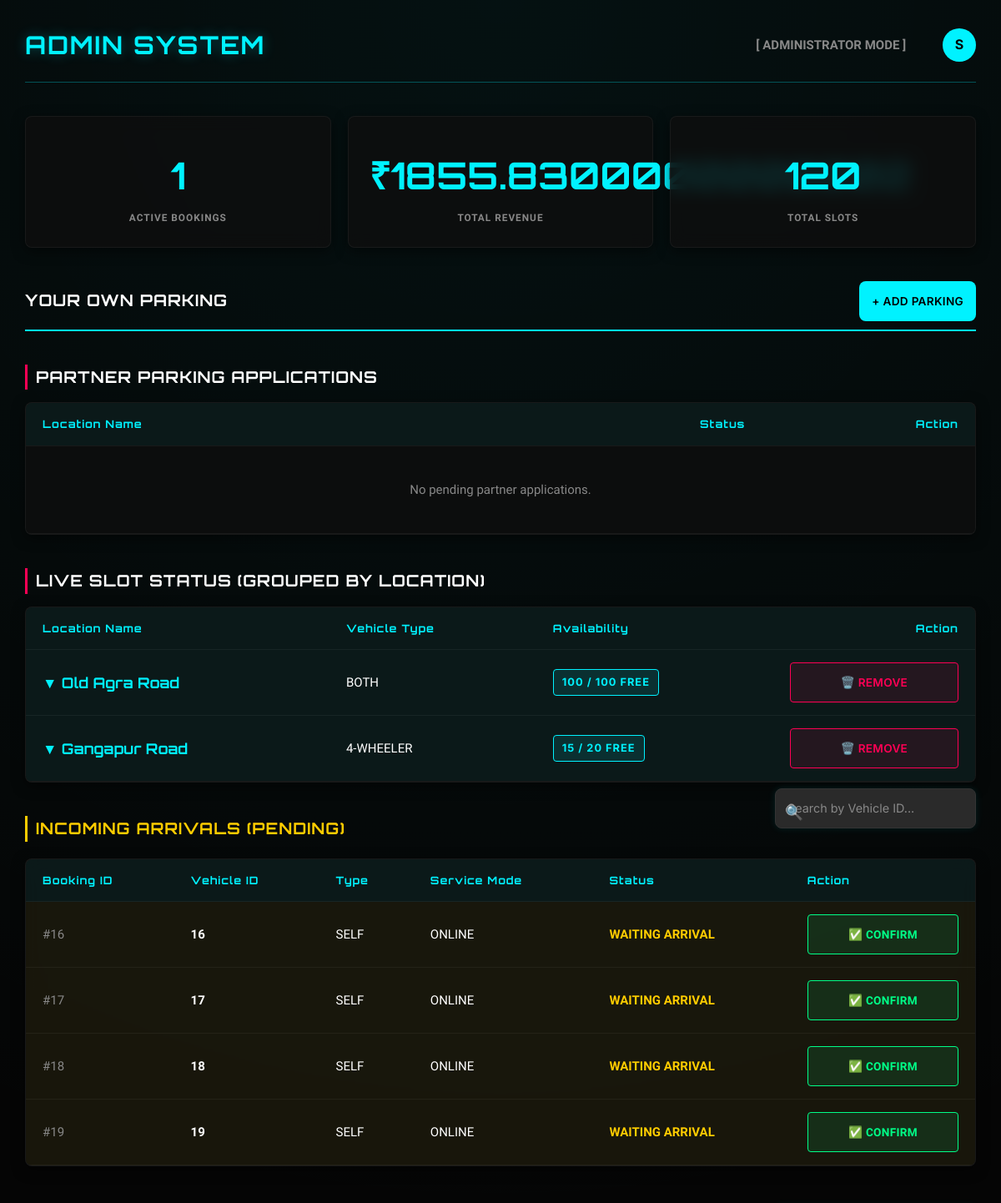
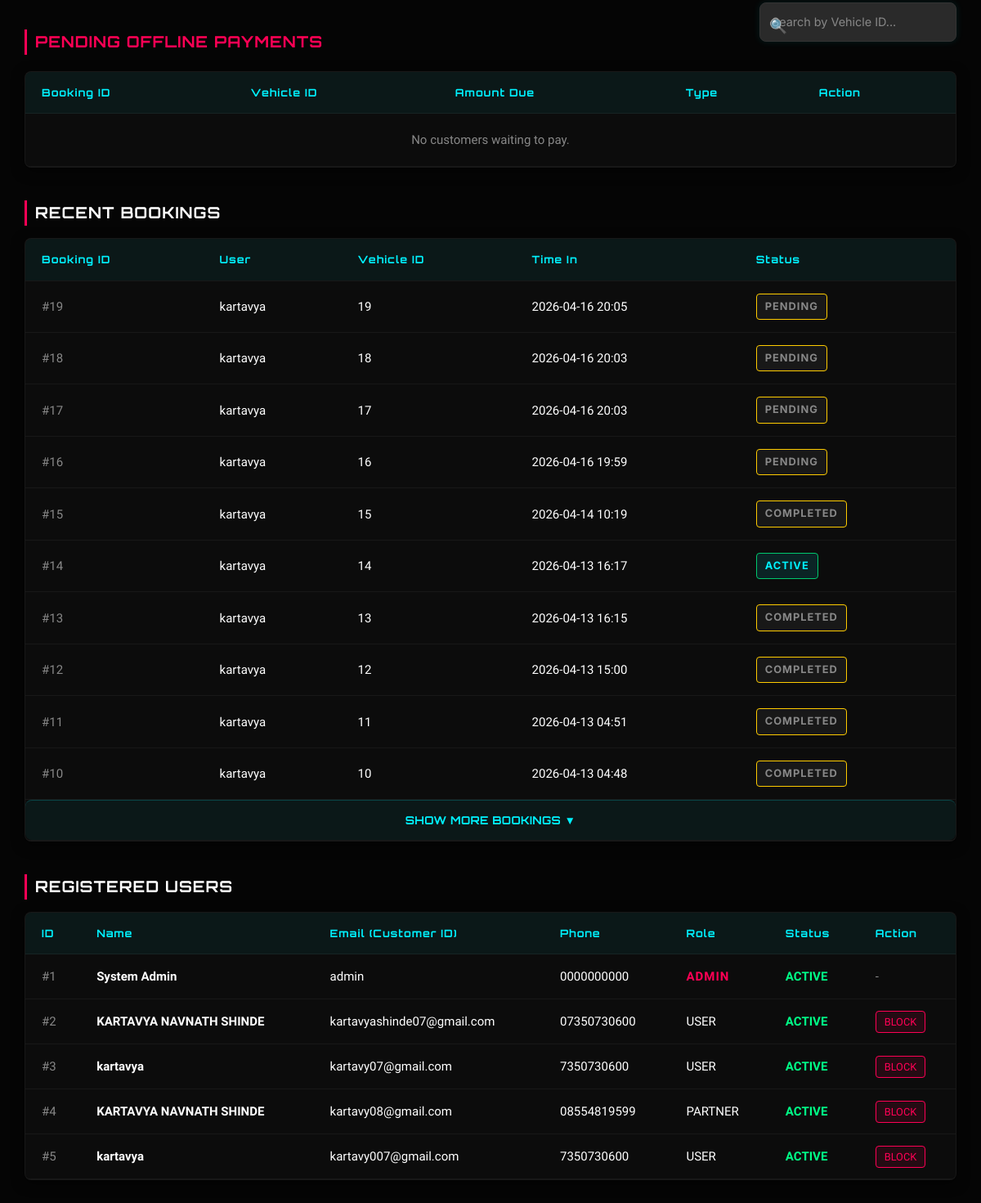
The page /admin (signed in) on the database its author committed (2 pictures, top to bottom).
### app.py (models this page shows)
class ParkingSlot(db.Model):
    id = db.Column(db.Integer, primary_key=True)  # type: ignore
    slot_number = db.Column(db.String(100)) # e.g., location name or slot number
    type = db.Column(db.String(20))  # type: ignore
    is_occupied = db.Column(db.Boolean, default=False)
    lat = db.Column(db.Float, nullable=True)
    lng = db.Column(db.Float, nullable=True)
    is_active = db.Column(db.Boolean, default=True) # Soft delete flag
    partner_id = db.Column(db.Integer, nullable=True) # Link to partner who owns it

class Booking(db.Model):
    id = db.Column(db.Integer, primary_key=True)  # type: ignore
    user_id = db.Column(db.Integer)
    slot_id = db.Column(db.Integer)
    vehicle_id = db.Column(db.Integer)
    service_type = db.Column(db.String(20), default='self')
    payment_mode = db.Column(db.String(20), default='online')
    start_time = db.Column(db.DateTime, default=datetime.utcnow)
    end_time = db.Column(db.DateTime)
    status = db.Column(db.String(20), default='active')
    total_price = db.Column(db.Float, default=0)
    razorpay_order_id = db.Column(db.String(100), nullable=True)
    razorpay_payment_id = db.Column(db.String(100), nullable=True)
    razorpay_signature = db.Column(db.String(200), nullable=True)
    offline_request_time = db.Column(db.DateTime, nullable=True)

class User(db.Model):
    id = db.Column(db.Integer, primary_key=True)  # type: ignore
    name = db.Column(db.String(100))
    email = db.Column(db.String(100), unique=True)
    phone = db.Column(db.String(20))
    password_hash = db.Column(db.String(200))
    role = db.Column(db.String(20), default='user')
    is_active = db.Column(db.Boolean, default=True)

### app.py (the view)
@app.route('/admin')
def admin():
    if session.get('role') != 'admin':
        return redirect('/dashboard')
    slots = ParkingSlot.query.filter_by(is_active=True).all()
    users = User.query.all()
    bookings = Booking.query.all()
    applications = ParkingApplication.query.filter_by(status='pending').order_by(ParkingApplication.id.desc()).all()
    active = Booking.query.filter_by(status='active').count()
    revenue = sum(b.total_price for b in bookings)
    grouped_slots = {}
    for slot in slots:
        key = (slot.slot_number, slot.lat, slot.lng)
        if key not in grouped_slots:
            partner_name = "Admin (System)"
            if slot.partner_id:
                p_user = next((u for u in users if u.id == slot.partner_id), None)
                partner_name = p_user.name if p_user else f"Partner #{slot.partner_id}"
            short_name = slot.slot_number.split(',')[0] if slot.slot_number else "Unnamed Location"
            grouped_slots[key] = {
                'location_name': short_name,
                'full_address': slot.slot_number,
                'lat': slot.lat,
                'lng': slot.lng,
                'type': slot.type,
                'partner': partner_name,
                'total': 0,
                'available': 0,
                'slots': []
            }
        grouped_slots[key]['total'] += 1
        if not slot.is_occupied:
            grouped_slots[key]['available'] += 1
        grouped_slots[key]['slots'].append(slot)
    return render_template('admin_dashboard.html',
                           slots=slots,
                           grouped_slots=grouped_slots.values(),
                           users=users,
                           bookings=bookings,
                           applications=applications,
                           active=active,
                           revenue=revenue)

### templates/admin_dashboard.html (shortened to what this page needs)
<!DOCTYPE html>
<html lang="en">
<head>
    <link rel="stylesheet" href="{{ url_for('static', filename='css/style.css') }}">
    <link rel="stylesheet" href="https://unpkg.com/leaflet@1.9.4/dist/leaflet.css" />
</head>
<body>
    <header>
        <h1>ADMIN SYSTEM</h1>
        <div>
            <span style="margin-right: 20px; color: var(--text-muted); font-weight: bold;">[ ADMINISTRATOR MODE ]</span>
            <div class="profile-dropdown" style="margin-left: 20px;">
                <div class="profile-circle" onclick="toggleDropdown()">
                    {{ session.get('name', 'Admin')[0] | upper }}
                </div>
            </div>
        </div>
    </header>
    <div class="stats-grid">
        <div class="stat-card">
            <div class="stat-value">{{ active }}</div>
            <div class="stat-label">Active Bookings</div>
        </div>
        <div class="stat-card">
            <div class="stat-value">₹{{ revenue }}</div>
            <div class="stat-label">Total Revenue</div>
        </div>
        <div class="stat-card">
            <div class="stat-value">{{ slots|length }}</div>
            <div class="stat-label">Total Slots</div>
        </div>
    </div>
    <div style="display: flex; justify-content: space-between; align-items: center; border-bottom: 2px solid var(--primary); padding-bottom: 10px; margin-bottom: 20px;">
        <h2 style="border: none; margin: 0; padding: 0;">YOUR OWN PARKING</h2>
        <button class="btn-primary" style="width: auto; margin-top: 0; padding: 8px 15px;" onclick="openParkingModal()">+ ADD PARKING</button>
    </div>
    <h2>PARTNER PARKING APPLICATIONS</h2>
    <div class="table-container" style="margin-bottom: 40px; overflow-x: hidden;">
        <table style="white-space: normal;">
            <thead>
                <tr>
                    <th>Location Name</th>
                    <th style="width: 150px;">Status</th>
                    <th style="text-align: right; width: 200px;">Action</th>
                </tr>
            </thead>
            {% if not applications %}
            <tbody>
                <tr><td colspan="3" style="text-align: center; color: var(--text-muted); padding: 40px;">No pending partner applications.</td></tr>
            </tbody>
            {% endif %}
        </table>
    </div>
    <h2>LIVE SLOT STATUS (GROUPED BY LOCATION)</h2>
    <div class="table-container" style="overflow-x: hidden;">
        <table style="white-space: normal;">
            <thead>
                <tr>
                    <th>Location Name</th>
                    <th>Vehicle Type</th>
                    <th>Availability</th>
                    <th style="text-align: right;">Action</th>
                </tr>
            </thead>
            {% for group in grouped_slots %}
            <tbody>
                <tr class="group-row" style="cursor: pointer; background: rgba(0, 242, 255, 0.05); transition: background 0.3s;" onmouseover="this.style.background='rgba(0, 242, 255, 0.1)'" onmouseout="this.style.background='rgba(0, 242, 255, 0.05)'" data-group-id="{{ loop.index }}" data-lat="{{ group.lat or '' }}" data-lng="{{ group.lng or '' }}" onclick="toggleSlotRow(this)">
                    <td style="font-family: 'Orbitron', sans-serif; font-weight: bold; font-size: 1.1rem; color: var(--primary);">
                        ▼ {{ group.location_name }}
                    </td>
                    <td>{{ group.type | upper }}</td>
                    <td>
                        <span class="badge {{ 'badge-free' if group.available > 0 else 'badge-occupied' }}">{{ group.available }} / {{ group.total }} FREE</span>
                    </td>
                    <td style="text-align: right;" onclick="event.stopPropagation();">
                        <form action="/admin/delete_location" method="post" style="display:inline;" onsubmit="return confirm('WARNING: Are you sure you want to permanently delete this parking location? Active bookings will remain valid but the location will disappear for new bookers.');">
                            <button type="submit" style="background: rgba(255,0,85,0.1); border: 1px solid var(--accent); color: var(--accent); padding: 5px 10px; border-radius: 4px; cursor: pointer;">🗑️ REMOVE</button>
                        </form>
                    </td>
                </tr>
            </tbody>
            {% endfor %}
        </table>
    </div>
    <div style="display: flex; justify-content: space-between; align-items: center; margin-bottom: 20px; align-items: flex-end;">
        <h2 style="color: #ffcc00; border-left-color: #ffcc00; margin-bottom: 0;">INCOMING ARRIVALS (PENDING)</h2>
        <div class="search-wrapper">
            <span class="search-icon">🔍</span>
            <input type="text" id="search-admin-arrivals" class="cyber-search" onkeyup="filterTable('search-admin-arrivals', 'table-admin-arrivals')" placeholder="Search by Vehicle ID...">
        </div>
    </div>
    <div class="table-container" style="margin-bottom: 40px;">
        <table id="table-admin-arrivals">
            <thead>
                <tr>
                    <th>Booking ID</th>
                    <th>Vehicle ID</th>
                    <th>Type</th>
                    <th>Service Mode</th>
                    <th>Status</th>
                    <th>Action</th>
                </tr>
            </thead>
            <tbody>
                {% for booking in bookings %}
                    {% if booking.status == 'pending' %}
                    <tr style="background: rgba(255, 204, 0, 0.05);">
                        <td style="color: var(--text-muted);">#{{ booking.id }}</td>
                        <td style="font-weight: bold;">{{ booking.vehicle_id }}</td>
                        <td>{{ booking.service_type | upper }}</td>
                        <td>{{ (booking.payment_mode or 'N/A') | upper }}</td>
                        <td style="color: #ffcc00; font-weight: bold;">WAITING ARRIVAL</td>
                        <td>
                            <button onclick="confirmArrival('{{ booking.id }}')" style="background: rgba(0, 255, 136, 0.1); border: 1px solid #00ff88; color: #00ff88; padding: 5px 15px; border-radius: 4px; cursor: pointer; font-weight: bold; font-family: 'Rajdhani'; transition: 0.3s;" onmouseover="this.style.background='#00ff88'; this.style.color='#000';" onmouseout="this.style.background='rgba(0, 255, 136, 0.1)'; this.style.color='#00ff88';">✅ CONFIRM</button>
                        </td>
                    </tr>
                    {% endif %}
                {% endfor %}
            </tbody>
        </table>
    </div>
    <div style="display: flex; justify-content: space-between; align-items: center; margin-bottom: 20px; align-items: flex-end;">
        <h2 style="color: #ff0055; border-left-color: #ff0055; margin-bottom: 0;">PENDING OFFLINE PAYMENTS</h2>
        <div class="search-wrapper">
            <span class="search-icon">🔍</span>
            <input type="text" id="search-admin-payments" class="cyber-search" onkeyup="filterTable('search-admin-payments', 'table-admin-payments')" placeholder="Search by Vehicle ID...">
        </div>
    </div>
    <div class="table-container" style="margin-bottom: 40px;">
        <table id="table-admin-payments">
            <thead>
                <tr>
                    <th>Booking ID</th>
                    <th>Vehicle ID</th>
                    <th>Amount Due</th>
                    <th>Type</th>
                    <th>Action</th>
                </tr>
            </thead>
            <tbody>
                {% set ns_offline = namespace(has_offline=false) %}
                {% if not ns_offline.has_offline %}
                <tr><td colspan="5" style="text-align: center; color: var(--text-muted); padding: 20px;">No customers waiting to pay.</td></tr>
                {% endif %}
            </tbody>
        </table>
    </div>
    <h2>RECENT BOOKINGS</h2>
    <div class="table-container">
        <table>
            <thead>
                <tr>
                    <th>Booking ID</th>
                    <th>User</th>
                    <th>Vehicle ID</th>
                    <th>Time In</th>
                    <th>Status</th>
                </tr>
            </thead>
            <tbody id="bookings-tbody">
                {% for booking in bookings|reverse %}
                {% set b_user = users | selectattr("id", "equalto", booking.user_id) | list | first %}
                <tr class="booking-row" {% if loop.index > 10 %}style="display: none;"{% endif %}>
                    <td style="color: var(--text-muted);">#{{ booking.id }}</td>
                    <td>{{ b_user.name if b_user else 'System / Deleted User' }}</td>
                    <td>{{ booking.vehicle_id }}</td>
                    <td>{{ booking.start_time.strftime('%Y-%m-%d %H:%M') if booking.start_time else 'N/A' }}</td>
                    <td>
                        <span class="badge {{ 'badge-active' if booking.status == 'active' else 'badge-completed' }}">
                            {{ booking.status | upper }}
                        </span>
                    </td>
                </tr>
                {% endfor %}
                {% if bookings|length > 10 %}
                <tr id="more-bookings-btn-row">
                    <td colspan="5" style="text-align: center; padding: 0;">
                        <button onclick="document.querySelectorAll('.booking-row').forEach(r => r.style.display = 'table-row'); this.parentElement.parentElement.style.display = 'none';" style="width: 100%; background: rgba(0, 242, 255, 0.05); border: none; color: var(--primary); padding: 15px; cursor: pointer; font-family: 'Orbitron'; font-weight: bold; border-top: 1px solid rgba(0, 242, 255, 0.2); transition: 0.3s;" onmouseover="this.style.background='rgba(0, 242, 255, 0.1)'" onmouseout="this.style.background='rgba(0, 242, 255, 0.05)'">
                            SHOW MORE BOOKINGS ▼
                        </button>
                    </td>
                </tr>
                {% endif %}
            </tbody>
        </table>
    </div>
    <h2>REGISTERED USERS</h2>
    <div class="table-container">
        <table>
            <thead>
                <tr>
                    <th>ID</th>
                    <th>Name</th>
                    <th>Email (Customer ID)</th>
                    <th>Phone</th>
                    <th>Role</th>
                    <th>Status</th>
                    <th>Action</th>
                </tr>
            </thead>
            <tbody>
                {% for user in users %}
                <tr>
                    <td style="color: var(--text-muted);">#{{ user.id }}</td>
                    <td style="font-weight: bold;">{{ user.name }}</td>
                    <td>{{ user.email }}</td>
                    <td>{{ user.phone }}</td>
                    <td>
                        {% if user.role == 'admin' %}
                            <span style="color: var(--accent); font-weight: bold; letter-spacing: 1px;">ADMIN</span>
                        {% else %}
                            <span style="color: var(--text-main);">{{ user.role | upper }}</span>
                        {% endif %}
                    </td>
                    <td>
                        {% if user.is_active %}
                            <span style="color: #00ff88; font-weight: bold;">ACTIVE</span>
                        {% else %}
                            <span style="color: #ff0055; font-weight: bold;">BLOCKED</span>
                        {% endif %}
                    </td>
                    <td>
                        {% if user.role != 'admin' %}
                            {% if user.is_active %}
                                <a href="/admin/toggle-block/{{ user.id }}" class="btn-block">BLOCK</a>
                            {% else %}
                                <a href="/admin/toggle-block/{{ user.id }}" class="btn-unblock">UNBLOCK</a>
                            {% endif %}
                        {% else %}
                            <span style="color: var(--text-muted);">-</span>
                        {% endif %}
                    </td>
                </tr>
                {% endfor %}
            </tbody>
        </table>
    </div>
</body>
</html>

### rows shown on the page
ParkingSlot: location_name "Old Agra Road", type "BOTH", available "100", total "100"
ParkingSlot: type "4-WHEELER"
Booking: id "16", vehicle_id "16", service_type "SELF", payment_mode "ONLINE", start_time "2026-04-16 19:59", status "PENDING"
Booking: id "17", vehicle_id "17", service_type "SELF", payment_mode "ONLINE", start_time "2026-04-16 20:03", status "PENDING"
Booking: id "18", vehicle_id "18", service_type "SELF", payment_mode "ONLINE", start_time "2026-04-16 20:03", status "PENDING"
Booking: id "19", vehicle_id "19", service_type "SELF", payment_mode "ONLINE", start_time "2026-04-16 20:05", status "PENDING"
User: name "kartavya", id "3", email "kartavy07@gmail.com", phone "7350730600", role "USER", is_active "ACTIVE"
Booking: id "15", vehicle_id "15", start_time "2026-04-14 10:19", status "COMPLETED"
User: name "kartavya", id "5", email "kartavy007@gmail.com", phone "7350730600", role "USER", is_active "ACTIVE"
Booking: id "14", vehicle_id "14", start_time "2026-04-13 16:17", status "ACTIVE"
Booking: id "13", vehicle_id "13", start_time "2026-04-13 16:15", status "COMPLETED"
Booking: id "12", vehicle_id "12", start_time "2026-04-13 15:00", status "COMPLETED"
Booking: id "11", vehicle_id "11", start_time "2026-04-13 04:51", status "COMPLETED"
Booking: id "10", vehicle_id "10", start_time "2026-04-13 04:48", status "COMPLETED"
User: id "1", name "System Admin", email "admin", phone "0000000000", role "ADMIN", is_active "ACTIVE"
User: id "2", name "KARTAVYA NAVNATH SHINDE", email "kartavyashinde07@gmail.com", phone "07350730600", role "USER", is_active "ACTIVE"
User: id "4", name "KARTAVYA NAVNATH SHINDE", email "kartavy08@gmail.com", phone "08554819599", role "PARTNER", is_active "ACTIVE"

### other values the page prints
{{ session.get('name', 'Admin')[0] | upper }} "S"
{{ active }} "1"
{{ revenue }} "1855.8300000000002"
{{ slots|length }} "120"
{{ group.location_name }} "Gangapur Road"
{{ group.available }} "15"
{{ group.total }} "20"
